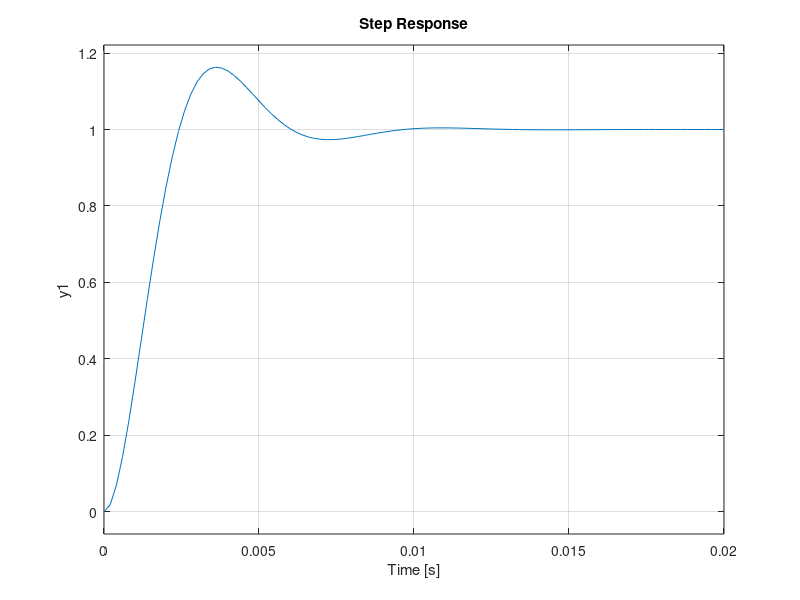

Write the MATLAB code that produced this figure.
fig=figure('Name','Autor Nicolas David Pastran','NumberTitle','off','Color','white','position',[250 200 850 400]);       
cla('reset')
zi=0.5;
wn1=1000;
dem=[1 2*zi*wn1 wn1^2];
num=wn1^2;
h=tf(num,dem);
step(h);
grid on;